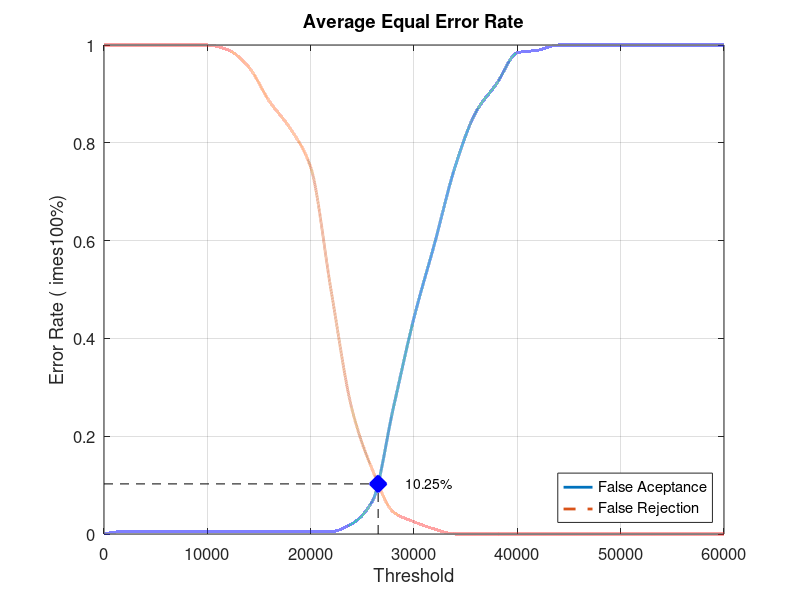
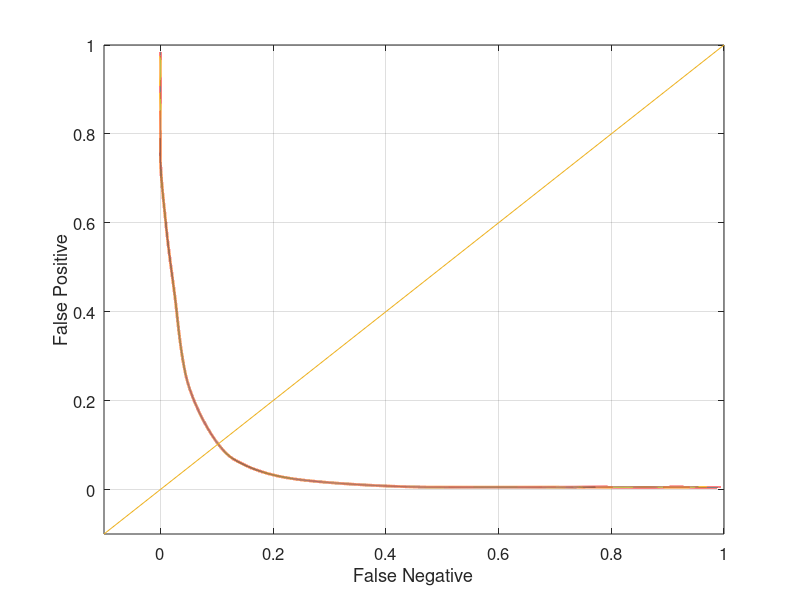

Reproduce these figures in MATLAB, in order.
close all;
clear;
clc;
x = 0:2000:60000;
xq = 0:0.5:60000;

y0 = [0 0.00526316 0.00526316 0.00526316 0.00526316 0.00526316 0.00526316 0.00526316 0.00526316 0.00526316 0.00526316 0.00526316 0.0210526 0.0684211 0.257895 0.442105 0.594737 0.752632 0.863158 0.921053 0.984211 0.989474 1 1 1 1 1 1 1 1 1]
yy0 = interp1(x, y0, xq, 'pchip');
y1 = [1 1 1 1 1 1 0.99 0.955 0.885 0.83 0.75 0.495 0.255 0.13 0.045 0.025 0.01 0 0 0 0 0 0 0 0 0 0 0 0 0 0]
yy1 = interp1(x, y1, xq, 'pchip');

% Calculating EER: 
y2 = abs(y0 - y1);
find(y2 == min(y2))
yy2 = abs(yy0 - yy1);
xEER = find(yy2 == min(yy2));
xEERIndex = xq(xEER) % X-axis EER
yEER = yy0(xEER) % Y-axis EER

main = figure
plot(xq, yy0,'-','LineWidth', 2);	hold on
plot(xq, yy1,'--','LineWidth', 2);	hold on
plot([xEERIndex xEERIndex], [0 yEER], 'k--');	hold on
plot([0 xEERIndex], [yEER yEER], 'k--');	hold on
plot(xEERIndex, yEER, 'bx', 'LineWidth', 10);	hold on
text(xEERIndex + 10 * xEERIndex / 100, yEER, [num2str(round((10000 * yEER)) / 100) '%'])
legend('False Aceptance', 'False Rejection', 'Location', 'SouthEast')
xlabel('Threshold')
ylabel('Error Rate (	imes100%)')
title('Average Equal Error Rate')
set(gca, 'FontSize', 12)
axis([0 60000 0 1])
grid on

print(main, 'Database1_3Main', '-dpng');
FNRxFPR = figure('Color', [1 1 1]);
plot(yy1, yy0, '-', yy1, yy0, 'LineWidth', 2);
hold on
y = -0.1:0.1:1
plot(y, y); 
set(gca, 'FontSize', 12)
xlabel('False Negative')
ylabel('False Positive')
axis([-0.1 1 -0.1 1])
set(gca, 'FontSize', 12)
grid on

print(FNRxFPR, 'Database1_3FNRxFPR','-dpng');
